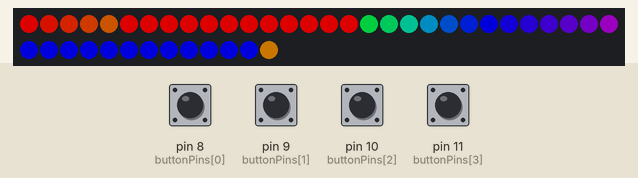
This sketch was run on a simulated Arduino Mega 2560, built with avr-gcc and run on an emulated ATmega2560. Parts: 43 RGB LEDs in strip order, left to right, continuing on the next row. Inputs (shaded band) come from the test bench; at power-on: pin 8 (buttonPins[0]), pin 9 (buttonPins[1]), pin 10 (buttonPins[2]), pin 11 (buttonPins[3]) HIGH. Dim RGB values are drawn brighter than linear; random numbers use the default seed unless the sketch sets one; what the sketch prints to the serial monitor is not drawn.

Above: at 4.4 s.
4.5 s: pin 8 (buttonPins[0]) pulled LOW for 0.15 s
At 5.3 s:
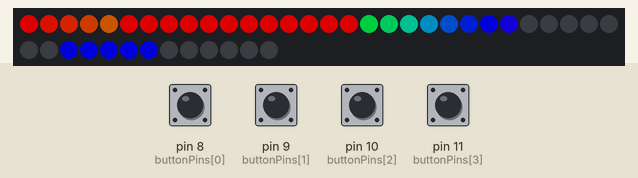
6.2 s: pin 11 (buttonPins[3]) pulled LOW for 0.15 s
At 7.6 s:
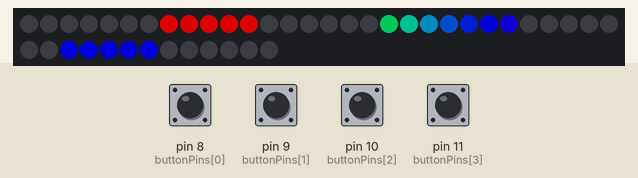
7.9 s: pin 9 (buttonPins[1]) pulled LOW for 0.15 s
At 9.3 s:
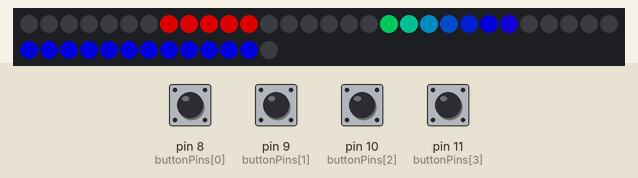
9.6 s: pin 10 (buttonPins[2]) pulled LOW for 0.15 s
At 10.2 s:
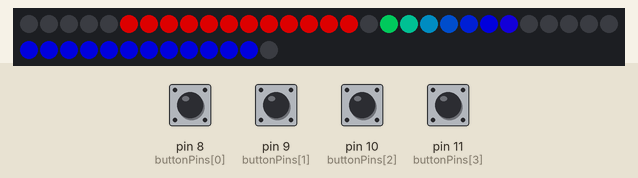
Timing chart, 0 to 11.2 s (numbered marks = the images above; inputs shaded):
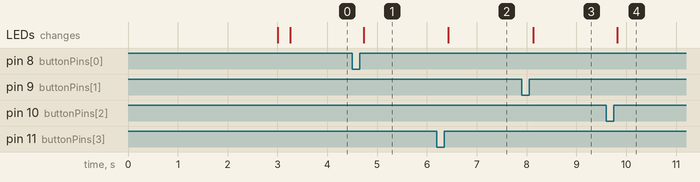

Measured:
- after the input at 4.5 s, the LEDs: change after 0.23 s (image 1)
- after the input at 6.2 s, the LEDs: change after 0.22 s (image 2)
- after the input at 7.9 s, the LEDs: change after 0.24 s (image 3)
- after the input at 9.6 s, the LEDs: change after 0.22 s (image 4)

The sketch:

scorekeeper_1.2.ino
```cpp
// SeveralThingsAtTheSameTime.ino

// An expansion of the BlinkWithoutDelay concept to illustrate how a script
//  can appear to do several things at the same time

// this sketch does the following
//    it blinks the onboard LED (as in the blinkWithoutDelay sketch)
//    it blinks two external LEDs (LedA and LedB) that are connected to pins 12 and 11.
//    it turns another Led (buttonLed connected to pin 10) on or off whenever a button
//       connected to pin 7 is pressed
//    it sweeps a servo (connected to pin 5) back and forth at different speeds


//  One leg of each LED should be connected to the relevant pin and the other leg should be connected to a
//   resistor of 470 ohms or more and the other end of the resistor to the Arduino GND.
//   If the LED doesn't light its probably connected the wrong way round.

//  On my Uno and Mega the "button" is just a piece of wire inserted into pin 7.
//   Touching the end of the wire with a moist finger is sufficient to cause the switching action
//   Of course a proper press-on-release-off button switch could also be used!

//  The Arduino is not capable of supplying enough 5v power to operate a servo
//    The servo should have it's own power supply and the power supply Ground should
//      be connected to the Arduino Ground.

// The sketch is written to illustrate a few different programming features.
//    The use of many functions with short pieces of code.
//       Short pieces of code are much easier to follow and debug
//    The use of variables to record the state of something (e.g. onBoardLedState) as a means to
//       enable the different functions to determine what to do.
//    The use of millis() to manage the timing of activities
//    The definition of all numbers used by the program at the top of the sketch where
//       they can easily be found if they need to be changed


//========================================

// ----------LIBRARIES--------------

#include <FastLED.h>

#define LED_PIN     3
#define NUM_LEDS    43
#define BRIGHTNESS  150
#define LED_TYPE    WS2811
#define COLOR_ORDER RGB
CRGB leds[NUM_LEDS];
#define UPDATES_PER_SECOND 100

#if defined(FASTLED_VERSION) && (FASTLED_VERSION < 3001000)
#warning "Requires FastLED 3.1 or later; check github for latest code."
#endif


// --------CONSTANTS (won't change)---------------


const int redPlusPin = 8; // the pin number for the button
const int redMinusPin = 9;
const int bluePlusPin = 10;
const int blueMinusPin = 11;
int buttonPins[]= {8,9,10,11};

boolean overTimeBlink = 1;

unsigned long minuteDuration = 6000;  // number of millisecs in one minute

unsigned long buttonInterval = 5; // number of millisecs between button readings

const int winningScore = 21;

int redDigits[][13] = {
{5,6,7,8,9,10,11,12,13,14,15,16,-1},
{7,8,9,10,11,-1,-1,-1,-1,-1,-1,-1,-1},
{5,6,7,8,9,17,15,14,13,12,11,-1,-1},
{5,6,7,8,9,10,11,12,13,17,15,-1,-1},
{7,8,9,10,11,5,16,15,17,-1,-1,-1,-1},
{7,6,5,16,15,17,9,10,11,12,13,-1,-1},
{7,6,5,16,15,14,13,12,11,10,9,17,-1},
{5,6,7,8,9,10,11,-1,-1,-1,-1,-1,-1},
{5,6,7,8,9,10,11,12,13,14,15,16,17},
{5,6,7,8,9,10,11,17,16,15,-1,-1,-1},
/*1x*/  {0,1,2,3,4,-1,-1,-1,-1,-1,-1,-1,-1}
  };

int blueDigits[][13] = {
{30,31,32,33,34,35,36,37,38,39,40,41,-1},
{32,33,34,35,36,-1,-1,-1,-1,-1,-1,-1,-1},
{30,31,32,33,34,42,40,39,38,37,36,-1,-1},
{30,31,32,33,34,35,36,37,38,40,42,-1,-1},
{32,33,34,35,36,42,41,40,30,-1,-1,-1,-1},
{32,31,30,41,40,42,34,35,36,37,38,-1,-1},
{32,31,30,42,41,40,39,38,37,36,35,34,-1},
{36,35,34,33,32,31,30,-1,-1,-1,-1,-1,-1},
{30,31,32,33,34,35,36,37,38,39,40,41,42},
{42,41,40,36,35,34,33,32,31,30,-1,-1,-1},
{25,26,27,28,29,-1,-1,-1,-1,-1,-1,-1,-1}
};

//------------ VARIABLES (will change)---------------------


unsigned long currentMillis = 0;    // stores the value of millis() in each iteration of loop()
unsigned long previousButtonMillis = 0; // time when button press last checked
unsigned long previousTimeUpdate = 0;
unsigned long gameStartMillis = 0;

int redDisplay = 0;
int blueDisplay = 0;
int redScore = 0;
int blueScore = 0;
int displayGameTime = 0;
int elapsedGameTime = 0;
int buttons[4];
int prevButtons[] = {0,0,0,0};
unsigned long prevButtonMillis[] = {0,0,0,0};


//========================================

void setup() {

  Serial.begin(9600);
  Serial.println("Starting SeveralThingsAtTheSameTimeRev1.ino");  // so we know what sketch is running

  for (byte i=0; i<4; i++) {
    pinMode(buttonPins[i], INPUT);
    digitalWrite(buttonPins[i], HIGH);
  }

  delay(3000); // power-up safety delay
  FastLED.addLeds<LED_TYPE, LED_PIN, COLOR_ORDER>(leds, NUM_LEDS).setCorrection( TypicalLEDStrip );
  FastLED.setBrightness(  BRIGHTNESS );
  rainbow();
  FastLED.show();
  FastLED.delay(250);
  for(int j = 0; j < 13; j++) {
    leds[redDigits[0][j]] = CRGB::Red;
    leds[blueDigits[0][j]] = CRGB::Blue;
  }
  FastLED.show();

}

//========================================

void loop() {

      // Notice that none of the action happens in loop() apart from reading millis()
      //   it just calls the functions that have the action code

  static uint8_t startIndex = 0;
  startIndex = startIndex + 1; /* motion speed */
  currentMillis = millis();   // capture the latest value of millis()
  if((redScore >= 21) || (blueScore >= 21)){
    if(redScore > blueScore) {
      confetti(0);
      FastLED.show();
      FastLED.delay(4);
    }else{
      confetti(155);
      FastLED.show();
      FastLED.delay(4);
    }
  }else {
  updateElapsedGameTime();
  updateScores();
  FastLED.show();
  }
  readButtons();
}

//========================================


void readButtons() {
  for(int i = 8; i < 12; i++) {
    buttons[i-8] = digitalRead(i);
    Serial.println(buttons[i-8]);
  }
  for(int j = 0; j < 4; j++) {
    if(buttons[j] != prevButtons[j]){
      prevButtonMillis[j] = millis();
    }
    if(prevButtonMillis[j] - currentMillis > buttonInterval){
      if(buttons[j] != prevButtons[j]){
        if(buttons[j] == 1){
          Serial.println("Switch Case");
          switch(j) {
            case 0:
              blueScore++;
            break;
            case 1:
              if(blueScore > 0){
                blueScore--;
              }
            break;
            case 2:
              if(redScore > 0){
                redScore--;
              }
            break;
            case 3:
              redScore++;
            break;
          }
        }
      }
      }
      prevButtons[j] = buttons[j];
    }
}


void updateScores() {
    if(redScore != redDisplay) {
      turnOffRed();
      int ones = redScore % 10;
      Serial.println("Red Score:");
      Serial.println(redScore);
      Serial.println("Red Display:");
      Serial.println(redDisplay);
      Serial.println(ones);
      if(redScore == 20) {
        leds[5] = CRGB::Red;
        leds[6] = CRGB::Red;
        leds[7] = CRGB::Red;
        leds[8] = CRGB::Red;
        leds[9] = CRGB::Red;
        leds[13] = CRGB::Red;
        leds[14] = CRGB::Red;
        leds[15] = CRGB::Red;
        leds[16] = CRGB::Red;
        leds[17] = CRGB::Red;
      } else {
        for(int i = 0; i < 13; i++) {
          leds[redDigits[ones][i]] = CRGB::Red;
        }
      if (redScore > 9) {
          leds[0] = CRGB::Red;
          leds[1] = CRGB::Red;
          leds[2] = CRGB::Red;
          leds[3] = CRGB::Red;
          leds[4] = CRGB::Red;
      }
      }
      redDisplay = redScore;
    }
  if(blueScore != blueDisplay) {
      turnOffBlue();
      int ones = blueScore % 10;
      Serial.println("Blue Score:");
      Serial.println(blueScore);
      Serial.println("Blue Display:");
      Serial.println(blueDisplay);
      Serial.println(ones);
      if(blueScore == 20) {
        leds[30] = CRGB::Blue;
        leds[31] = CRGB::Blue;
        leds[32] = CRGB::Blue;
        leds[33] = CRGB::Blue;
        leds[34] = CRGB::Blue;
        leds[42] = CRGB::Blue;
        leds[40] = CRGB::Blue;
        leds[41] = CRGB::Blue;
        leds[39] = CRGB::Blue;
        leds[38] = CRGB::Blue;
      } else {
        for(int i = 0; i < 13; i++) {
          leds[blueDigits[ones][i]] = CRGB::Blue;
        }
      if (blueScore > 9) {
          leds[25] = CRGB::Blue;
          leds[26] = CRGB::Blue;
          leds[27] = CRGB::Blue;
          leds[28] = CRGB::Blue;
          leds[29] = CRGB::Blue;
      }
      }
      blueDisplay = blueScore;
    }


  }


void turnOffRed() {
  for(int i = 0; i < 18; i++) {
    leds[i] = CRGB::Black;
  }
}

void turnOffBlue() {
  for(int i = 25; i < 43; i++) {
    leds[i] = CRGB::Black;
  }
}


void updateElapsedGameTime() {
  if (currentMillis - previousTimeUpdate >= minuteDuration) {
    elapsedGameTime++;
    Serial.println("Elapsed Game Time:");
    Serial.println(elapsedGameTime);
    previousTimeUpdate = currentMillis;
  }
  if (((elapsedGameTime % 5 == 0) && elapsedGameTime != displayGameTime) || elapsedGameTime >15) {
    switch(elapsedGameTime) {
      case 5:
        for(int i = 18; i < 19; i++){
        leds[i] = CRGB::Green;
        }
        break;
      case 10:
        for(int i = 18; i < 20; i++){
        leds[i] = CRGB::Green;        }
        break;
      case 15:
        for(int i = 18; i < 21; i++){
        leds[i] = CRGB::Green;
        }
        break;
      case 16:
        for(int i = 18; i < 22; i++){
        leds[i] = CRGB::Green;
        }
        break;
      case 17:
        for(int i = 18; i < 23; i++){
        leds[i] = CRGB::Green;
        }
        break;
      case 18:
        for(int i = 18; i < 24; i++){
        leds[i] = CRGB::Green;
        }
        break;
      case 19:
        for(int i = 18; i < 25; i++){
        leds[i] = CRGB::Green;
        }
        break;
    }
  }
  if(elapsedGameTime > 20) {
    if(overTimeBlink) {
      for(int i = 18; i < 25; i++){
        leds[i] = CRGB::Black;
      }
    } else {
      for(int i = 18; i < 25; i++){
        leds[i] = CRGB::Green;
      }
    }
    overTimeBlink = !overTimeBlink;
    FastLED.delay(100);
  }
}

void rainbow()
{
  // FastLED's built-in rainbow generator
  fill_rainbow( leds, NUM_LEDS, 0, 7);
}

void rainbowWithGlitter()
{
  // built-in FastLED rainbow, plus some random sparkly glitter
  rainbow();
  addGlitter(80);
}

void addGlitter( fract8 chanceOfGlitter)
{
  if( random8() < chanceOfGlitter) {
    leds[ random16(NUM_LEDS) ] += CRGB::White;
  }
}

void confetti(uint8_t gHue)
{
  // random colored speckles that blink in and fade smoothly
  fadeToBlackBy( leds, NUM_LEDS, 10);
  int pos = random16(NUM_LEDS);
  leds[pos] += CHSV( gHue + random8(27), 200, 255);
  addGlitter(80);
}
```
